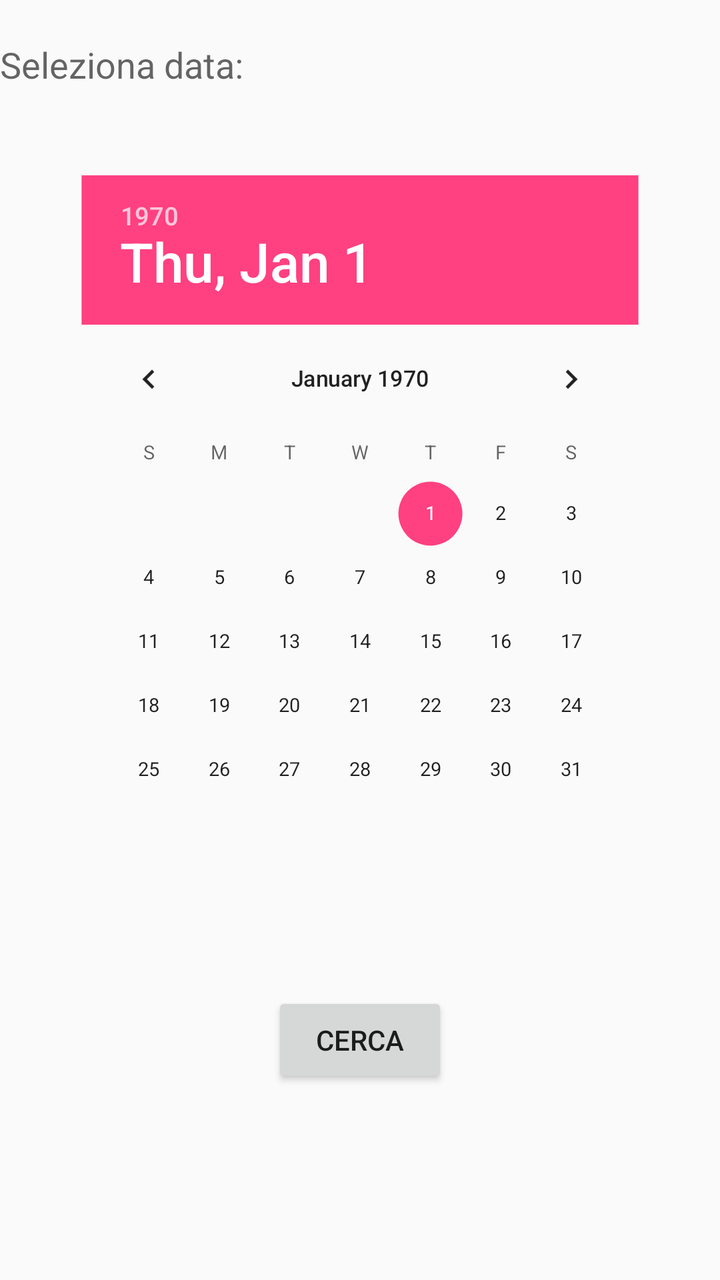
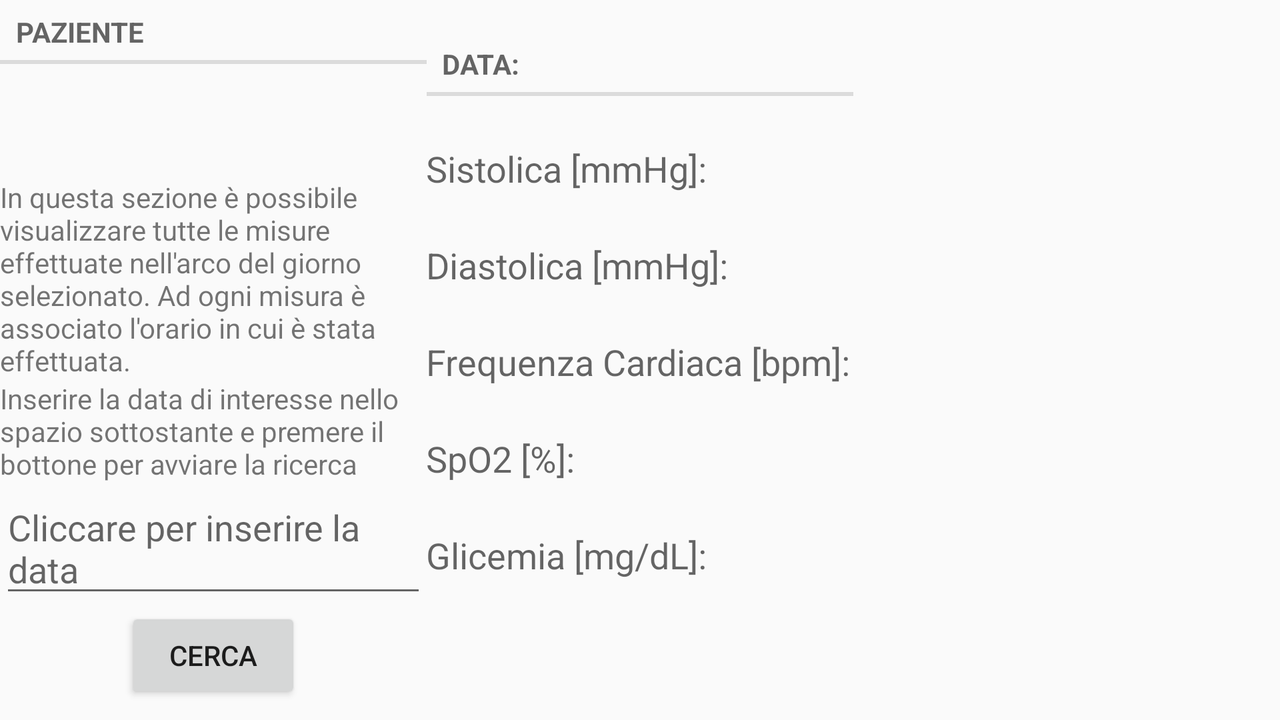

The same Android screen from two of the app's own layout files: first res/layout/ as a phone draws it, then the repository's variant for another configuration, drawn on a device whose configuration selects that folder. Both files follow.
<!-- AndroidManifest.xml: application theme AppTheme -->
<!-- res/layout/parametri_valori_puntuali.xml -->
<?xml version="1.0" encoding="utf-8"?>
<LinearLayout xmlns:android="http://schemas.android.com/apk/res/android"
              xmlns:tools="http://schemas.android.com/tools"
              android:orientation="vertical"
              android:layout_width="match_parent"
              android:layout_height="match_parent">

    <TextView
        android:layout_width="match_parent"
        android:layout_height="wrap_content"
        android:text="Seleziona data:"
        android:textAppearance="?android:attr/textAppearanceMedium"
        android:layout_marginTop="20dp"/>

    <DatePicker
        android:layout_width="wrap_content"
        android:layout_height="wrap_content"
        android:id="@+id/params_day"
        android:calendarViewShown="false"
        android:padding="-40dp"
        android:scaleY="0.80"
        android:scaleX="0.80"
        android:layout_gravity="center_horizontal"/>

    <Button
        android:layout_width="wrap_content"
        android:layout_height="wrap_content"
        android:id="@+id/search_date2"
        android:text="Cerca"
        android:layout_marginTop="20dp"
        android:layout_gravity="center_horizontal"/>

</LinearLayout>
<!-- resources referenced by this layout -->
<resources>
  <style name="AppTheme" parent="Theme.AppCompat.Light.DarkActionBar">
          
          <item name="colorPrimary">@color/colorPrimary</item>
          <item name="colorPrimaryDark">@color/colorPrimaryDark</item>
          <item name="colorAccent">@color/colorAccent</item>
          <item name="preferenceTheme">@style/PreferenceThemeOverlay</item>
      </style>
  <color name="colorPrimary">#3F51B5</color>
  <color name="colorPrimaryDark">#303F9F</color>
  <color name="colorAccent">#FF4081</color>
  <style name="PreferenceThemeOverlay">
          <item name="preferenceScreenStyle">@style/Preference.PreferenceScreen</item>
          <item name="preferenceFragmentStyle">@style/PreferenceFragment</item>
          <item name="preferenceCategoryStyle">@style/Preference.Category</item>
          <item name="preferenceStyle">@style/Preference</item>
          <item name="preferenceInformationStyle">@style/Preference.Information</item>
          <item name="checkBoxPreferenceStyle">@style/Preference.CheckBoxPreference</item>
          <item name="switchPreferenceCompatStyle">@style/Preference.SwitchPreferenceCompat</item>
          <item name="dialogPreferenceStyle">@style/Preference.DialogPreference</item>
          <item name="editTextPreferenceStyle">@style/Preference.DialogPreference.EditTextPreference
          </item>
          <item name="preferenceFragmentListStyle">@style/PreferenceFragmentList</item>
      </style>
</resources>
<!-- res/layout-land/parametri_valori_puntuali.xml (the repository's variant of the layout above) -->
<!-- drawn on the phone turned sideways -->
<?xml version="1.0" encoding="utf-8"?>
<ScrollView xmlns:android="http://schemas.android.com/apk/res/android"
            xmlns:app="http://schemas.android.com/apk/res-auto"
            android:layout_width="match_parent"
            android:layout_height="match_parent"
            android:fillViewport="true"
            app:layout_behavior="@string/appbar_scrolling_view_behavior">

    <LinearLayout xmlns:android="http://schemas.android.com/apk/res/android"
                  android:orientation="horizontal"
                  android:layout_width="match_parent"
                  android:layout_height="match_parent">

        <LinearLayout
            android:layout_height="wrap_content"
            android:layout_width="match_parent"
            android:layout_weight="2"
            android:orientation="vertical"
            android:background="@drawable/customborder">

            
            <TextView
                android:layout_width="match_parent"
                android:layout_height="wrap_content"
                android:text="@string/patient"
                style="?android:listSeparatorTextViewStyle"
                android:textAppearance="?android:attr/textAppearanceSmall"/>
            <TextView
                android:layout_width="wrap_content"
                android:layout_height="wrap_content"
                android:id="@+id/tv_nomePaziente"
                android:text=""
                android:textAppearance="?android:attr/textAppearanceSmall"/>
            <TextView
                android:layout_width="wrap_content"
                android:layout_height="wrap_content"
                android:id="@+id/tv_cittàPaziente"
                android:text=""
                android:textAppearance="?android:attr/textAppearanceSmall"/>
            <TextView
                android:layout_width="wrap_content"
                android:layout_height="wrap_content"
                android:id="@+id/tv_birthPaziente"
                android:text=""
                android:textAppearance="?android:attr/textAppearanceSmall"/>

            <TextView
                android:layout_width="match_parent"
                android:layout_height="wrap_content"
                android:text="@string/point_val_descr1"/>

            <TextView
                android:layout_width="match_parent"
                android:layout_height="wrap_content"
                android:text="@string/point_val_descr2"/>

            <EditText
                android:layout_width="match_parent"
                android:layout_height="wrap_content"
                android:hint="@string/date_et_string"
                android:id="@+id/etxt_date"/>

            <Button
                android:layout_width="wrap_content"
                android:layout_height="wrap_content"
                android:id="@+id/search_day_btn"
                android:text="@string/btn_search_string"
                android:layout_gravity="center"/>




        </LinearLayout>

        <LinearLayout
            android:layout_height="wrap_content" android:layout_width="match_parent"
            android:layout_weight="1"
            android:orientation="vertical"
            android:paddingTop="@dimen/activity_vertical_margin"
            android:paddingBottom="@dimen/activity_vertical_margin"
            android:paddingLeft="@dimen/activity_horizontal_margin"
            android:paddingRight="@dimen/activity_horizontal_margin">

            <LinearLayout
                android:layout_width="match_parent"
                android:layout_height="wrap_content"
                android:paddingBottom="8dp"
                android:paddingTop="16dp"
                android:orientation="horizontal">
                <TextView
                    android:layout_width="0dp"
                    android:layout_height="wrap_content"
                    android:layout_weight="1"
                    android:text="@string/text_date"
                    style="?android:listSeparatorTextViewStyle"
                    android:textAppearance="?android:attr/textAppearanceMedium"/>
                <TextView
                    android:id="@+id/date_point_params_tv"
                    android:layout_width="0dp"
                    android:layout_height="wrap_content"
                    android:layout_weight="1"
                    android:textAppearance="?android:attr/textAppearanceMedium"
                    />
            </LinearLayout>
            <LinearLayout
                android:layout_width="match_parent"
                android:layout_height="wrap_content"
                android:paddingBottom="8dp"
                android:paddingTop="16dp"
                android:orientation="horizontal">
                <TextView
                    android:layout_width="0dp"
                    android:layout_height="wrap_content"
                    android:layout_weight="1"
                    android:text="@string/syst_string2"
                    android:textAppearance="?android:attr/textAppearanceMedium"/>
                <TextView
                    android:id="@+id/tv_press_sist"
                    android:layout_width="0dp"
                    android:layout_height="wrap_content"
                    android:layout_weight="1"
                    android:textAppearance="?android:attr/textAppearanceMedium"
                    />
            </LinearLayout>
            <LinearLayout
                android:layout_width="match_parent"
                android:layout_height="wrap_content"
                android:paddingBottom="8dp"
                android:paddingTop="16dp"
                android:orientation="horizontal">
                <TextView
                    android:layout_width="0dp"
                    android:layout_height="wrap_content"
                    android:layout_weight="1"
                    android:text="@string/diast_string2"
                    android:textAppearance="?android:attr/textAppearanceMedium"/>
                <TextView
                    android:id="@+id/tv_press_diast"
                    android:layout_width="0dp"
                    android:layout_height="wrap_content"
                    android:layout_weight="1"
                    android:textAppearance="?android:attr/textAppearanceMedium"
                    />
            </LinearLayout>
            <LinearLayout
                android:layout_width="match_parent"
                android:layout_height="wrap_content"
                android:paddingBottom="8dp"
                android:paddingTop="16dp"
                android:orientation="horizontal">
                <TextView
                    android:layout_width="0dp"
                    android:layout_height="wrap_content"
                    android:layout_weight="1"
                    android:text="@string/hr_string2"
                    android:textAppearance="?android:attr/textAppearanceMedium"/>
                <TextView
                    android:id="@+id/tv_heart_rate"
                    android:layout_width="0dp"
                    android:layout_height="wrap_content"
                    android:layout_weight="1"
                    android:textAppearance="?android:attr/textAppearanceMedium"
                    />
            </LinearLayout>
            <LinearLayout
                android:layout_width="match_parent"
                android:layout_height="wrap_content"
                android:paddingBottom="8dp"
                android:paddingTop="16dp"
                android:orientation="horizontal">
                <TextView
                    android:layout_width="0dp"
                    android:layout_height="wrap_content"
                    android:layout_weight="1"
                    android:text="@string/spo2_string2"
                    android:textAppearance="?android:attr/textAppearanceMedium"/>
                <TextView
                    android:id="@+id/tv_spo2"
                    android:layout_width="0dp"
                    android:layout_height="wrap_content"
                    android:layout_weight="1"
                    android:textAppearance="?android:attr/textAppearanceMedium"
                    />
            </LinearLayout>

            <LinearLayout
                android:layout_width="match_parent"
                android:layout_height="wrap_content"
                android:paddingBottom="8dp"
                android:paddingTop="16dp"
                android:orientation="horizontal">
                <TextView
                    android:layout_width="0dp"
                    android:layout_height="wrap_content"
                    android:layout_weight="1"
                    android:text="@string/glic_string2"
                    android:textAppearance="?android:attr/textAppearanceMedium"/>
                <TextView
                    android:id="@+id/tv_glic"
                    android:layout_width="0dp"
                    android:layout_height="wrap_content"
                    android:layout_weight="1"
                    android:textAppearance="?android:attr/textAppearanceMedium"
                    />
            </LinearLayout>



        </LinearLayout>




    </LinearLayout>

</ScrollView>
<!-- resources referenced by the variant -->
<!-- as the phone turned sideways resolves them -->
<resources>
  <string name="btn_search_string">Cerca</string>
  <string name="date_et_string">Cliccare per inserire la data</string>
  <string name="diast_string2">Diastolica [mmHg]:</string>
  <string name="glic_string2">Glicemia [mg/dL]:</string>
  <string name="hr_string2">Frequenza Cardiaca [bpm]:</string>
  <string name="patient">Paziente</string>
  <string name="point_val_descr1">In questa sezione è possibile visualizzare tutte le misure effettuate nell'arco del giorno selezionato. Ad ogni misura è associato l'orario in cui è stata effettuata.</string>
  <string name="point_val_descr2">Inserire la data di interesse nello spazio sottostante e premere il bottone per avviare la ricerca</string>
  <string name="spo2_string2">SpO2 [%]:</string>
  <string name="syst_string2">Sistolica [mmHg]:</string>
  <string name="text_date">Data:</string>
  <style name="AppTheme" parent="Theme.AppCompat.Light.DarkActionBar">
          
          <item name="colorPrimary">@color/colorPrimary</item>
          <item name="colorPrimaryDark">@color/colorPrimaryDark</item>
          <item name="colorAccent">@color/colorAccent</item>
          <item name="preferenceTheme">@style/PreferenceThemeOverlay</item>
      </style>
  <color name="colorPrimary">#3F51B5</color>
  <color name="colorPrimaryDark">#303F9F</color>
  <color name="colorAccent">#FF4081</color>
  <style name="PreferenceThemeOverlay">
          <item name="preferenceScreenStyle">@style/Preference.PreferenceScreen</item>
          <item name="preferenceFragmentStyle">@style/PreferenceFragment</item>
          <item name="preferenceCategoryStyle">@style/Preference.Category</item>
          <item name="preferenceStyle">@style/Preference</item>
          <item name="preferenceInformationStyle">@style/Preference.Information</item>
          <item name="checkBoxPreferenceStyle">@style/Preference.CheckBoxPreference</item>
          <item name="switchPreferenceCompatStyle">@style/Preference.SwitchPreferenceCompat</item>
          <item name="dialogPreferenceStyle">@style/Preference.DialogPreference</item>
          <item name="editTextPreferenceStyle">@style/Preference.DialogPreference.EditTextPreference
          </item>
          <item name="preferenceFragmentListStyle">@style/PreferenceFragmentList</item>
      </style>
</resources>
